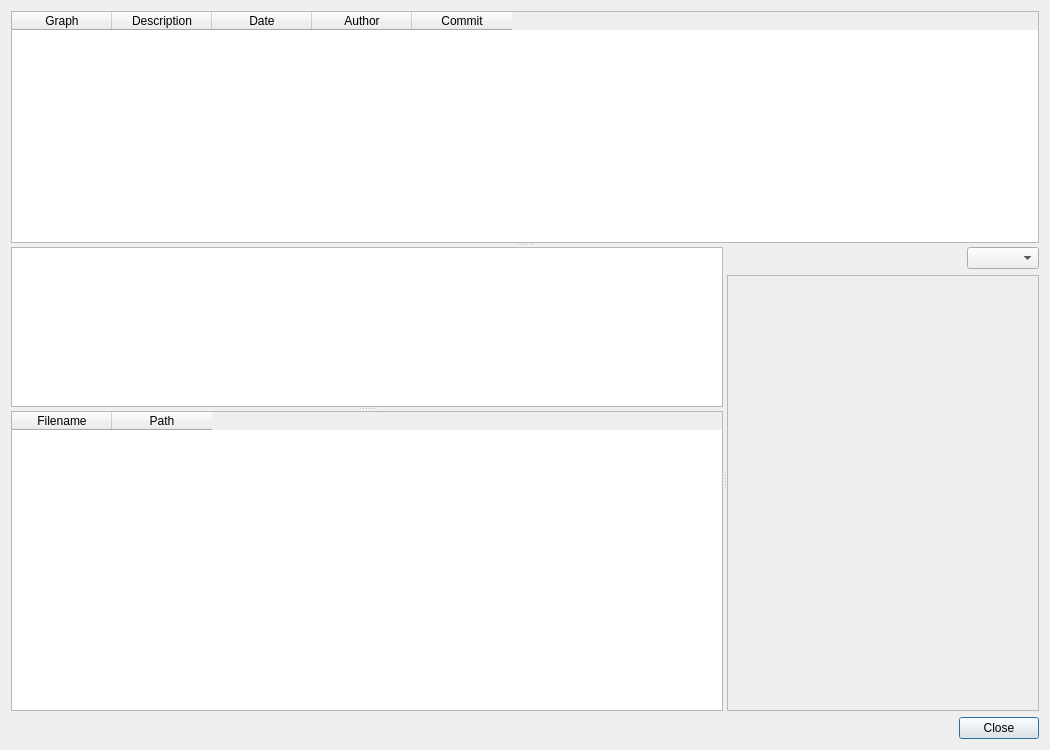
<?xml version="1.0" encoding="UTF-8"?>
<ui version="4.0">
 <class>QGitStashInspectDialog</class>
 <widget class="QDialog" name="QGitStashInspectDialog">
  <property name="geometry">
   <rect>
    <x>0</x>
    <y>0</y>
    <width>1050</width>
    <height>750</height>
   </rect>
  </property>
  <property name="windowTitle">
   <string>Inspect Stash</string>
  </property>
  <layout class="QVBoxLayout" name="verticalLayout_dialog">
   <item>
    <widget class="QSplitter" name="splitter_vertical">
     <property name="orientation">
      <enum>Qt::Orientation::Vertical</enum>
     </property>
     <widget class="QLogHistoryTableWidget" name="logHistory_commits">
      <property name="editTriggers">
       <set>QAbstractItemView::EditTrigger::NoEditTriggers</set>
      </property>
      <property name="selectionMode">
       <enum>QAbstractItemView::SelectionMode::SingleSelection</enum>
      </property>
      <property name="selectionBehavior">
       <enum>QAbstractItemView::SelectionBehavior::SelectRows</enum>
      </property>
      <property name="verticalScrollMode">
       <enum>QAbstractItemView::ScrollMode::ScrollPerPixel</enum>
      </property>
      <property name="horizontalScrollMode">
       <enum>QAbstractItemView::ScrollMode::ScrollPerPixel</enum>
      </property>
      <property name="showGrid">
       <bool>false</bool>
      </property>
      <property name="wordWrap">
       <bool>false</bool>
      </property>
      <attribute name="horizontalHeaderHighlightSections">
       <bool>false</bool>
      </attribute>
      <attribute name="verticalHeaderVisible">
       <bool>false</bool>
      </attribute>
      <attribute name="verticalHeaderDefaultSectionSize">
       <number>22</number>
      </attribute>
      <attribute name="verticalHeaderHighlightSections">
       <bool>false</bool>
      </attribute>
      <column>
       <property name="text">
        <string>Graph</string>
       </property>
      </column>
      <column>
       <property name="text">
        <string>Description</string>
       </property>
      </column>
      <column>
       <property name="text">
        <string>Date</string>
       </property>
      </column>
      <column>
       <property name="text">
        <string>Author</string>
       </property>
      </column>
      <column>
       <property name="text">
        <string>Commit</string>
       </property>
      </column>
     </widget>
     <widget class="QSplitter" name="splitter_bottom">
      <property name="orientation">
       <enum>Qt::Orientation::Horizontal</enum>
      </property>
      <widget class="QSplitter" name="splitter_left">
       <property name="orientation">
        <enum>Qt::Orientation::Vertical</enum>
       </property>
       <widget class="QExtTextBrowser" name="textBrowser_info">
        <property name="focusPolicy">
         <enum>Qt::FocusPolicy::NoFocus</enum>
        </property>
        <property name="maximumSize">
         <size>
          <width>16777215</width>
          <height>160</height>
         </size>
        </property>
       </widget>
       <widget class="QTableWidget" name="tableWidget_files">
        <property name="editTriggers">
         <set>QAbstractItemView::EditTrigger::NoEditTriggers</set>
        </property>
        <property name="selectionBehavior">
         <enum>QAbstractItemView::SelectionBehavior::SelectRows</enum>
        </property>
        <property name="selectionMode">
         <enum>QAbstractItemView::SelectionMode::SingleSelection</enum>
        </property>
        <property name="showGrid">
         <bool>false</bool>
        </property>
        <property name="wordWrap">
         <bool>false</bool>
        </property>
        <attribute name="verticalHeaderVisible">
         <bool>false</bool>
        </attribute>
        <column>
         <property name="text">
          <string>Filename</string>
         </property>
        </column>
        <column>
         <property name="text">
          <string>Path</string>
         </property>
        </column>
       </widget>
      </widget>
      <widget class="QWidget" name="widget_right" native="true">
       <layout class="QVBoxLayout" name="verticalLayout_right">
        <property name="leftMargin">
         <number>0</number>
        </property>
        <property name="topMargin">
         <number>0</number>
        </property>
        <property name="rightMargin">
         <number>0</number>
        </property>
        <property name="bottomMargin">
         <number>0</number>
        </property>
        <item>
         <layout class="QHBoxLayout" name="horizontalLayout_options">
          <item>
           <spacer name="horizontalSpacer_opt">
            <property name="orientation">
             <enum>Qt::Orientation::Horizontal</enum>
            </property>
            <property name="sizeHint" stdset="0">
             <size>
              <width>40</width>
              <height>20</height>
             </size>
            </property>
           </spacer>
          </item>
          <item>
           <widget class="QComboBoxGitDiffOptions" name="comboBox_gitDiffOptions"/>
          </item>
         </layout>
        </item>
        <item>
         <widget class="QScrollArea" name="scrollArea_diff">
          <property name="widgetResizable">
           <bool>true</bool>
          </property>
          <widget class="QGitDiffWidget" name="diffWidget">
           <property name="geometry">
            <rect>
             <x>0</x>
             <y>0</y>
             <width>600</width>
             <height>500</height>
            </rect>
           </property>
          </widget>
         </widget>
        </item>
       </layout>
      </widget>
     </widget>
    </widget>
   </item>
   <item>
    <layout class="QHBoxLayout" name="horizontalLayout_buttons">
     <item>
      <spacer name="horizontalSpacer_btn">
       <property name="orientation">
        <enum>Qt::Orientation::Horizontal</enum>
       </property>
       <property name="sizeHint" stdset="0">
        <size>
         <width>40</width>
         <height>20</height>
        </size>
       </property>
      </spacer>
     </item>
     <item>
      <widget class="QPushButton" name="pushButton_close">
       <property name="text">
        <string>Close</string>
       </property>
      </widget>
     </item>
    </layout>
   </item>
  </layout>
 </widget>
 <customwidgets>
  <customwidget>
   <class>QLogHistoryTableWidget</class>
   <extends>QTableWidget</extends>
   <header>qloghistorytablewidget.h</header>
  </customwidget>
  <customwidget>
   <class>QExtTextBrowser</class>
   <extends>QTextBrowser</extends>
   <header>qexttextbrowser.h</header>
  </customwidget>
  <customwidget>
   <class>QGitDiffWidget</class>
   <extends>QWidget</extends>
   <header>qgitdiffwidget.h</header>
   <container>1</container>
  </customwidget>
  <customwidget>
   <class>QComboBoxGitDiffOptions</class>
   <extends>QComboBox</extends>
   <header>combobox/qcomboboxgitdiffoptions.h</header>
  </customwidget>
 </customwidgets>
 <resources/>
 <connections>
  <connection>
   <sender>pushButton_close</sender>
   <signal>clicked()</signal>
   <receiver>QGitStashInspectDialog</receiver>
   <slot>accept()</slot>
   <hints>
    <hint type="sourcelabel">
     <x>900</x>
     <y>620</y>
    </hint>
    <hint type="destinationlabel">
     <x>475</x>
     <y>325</y>
    </hint>
   </hints>
  </connection>
 </connections>
</ui>
